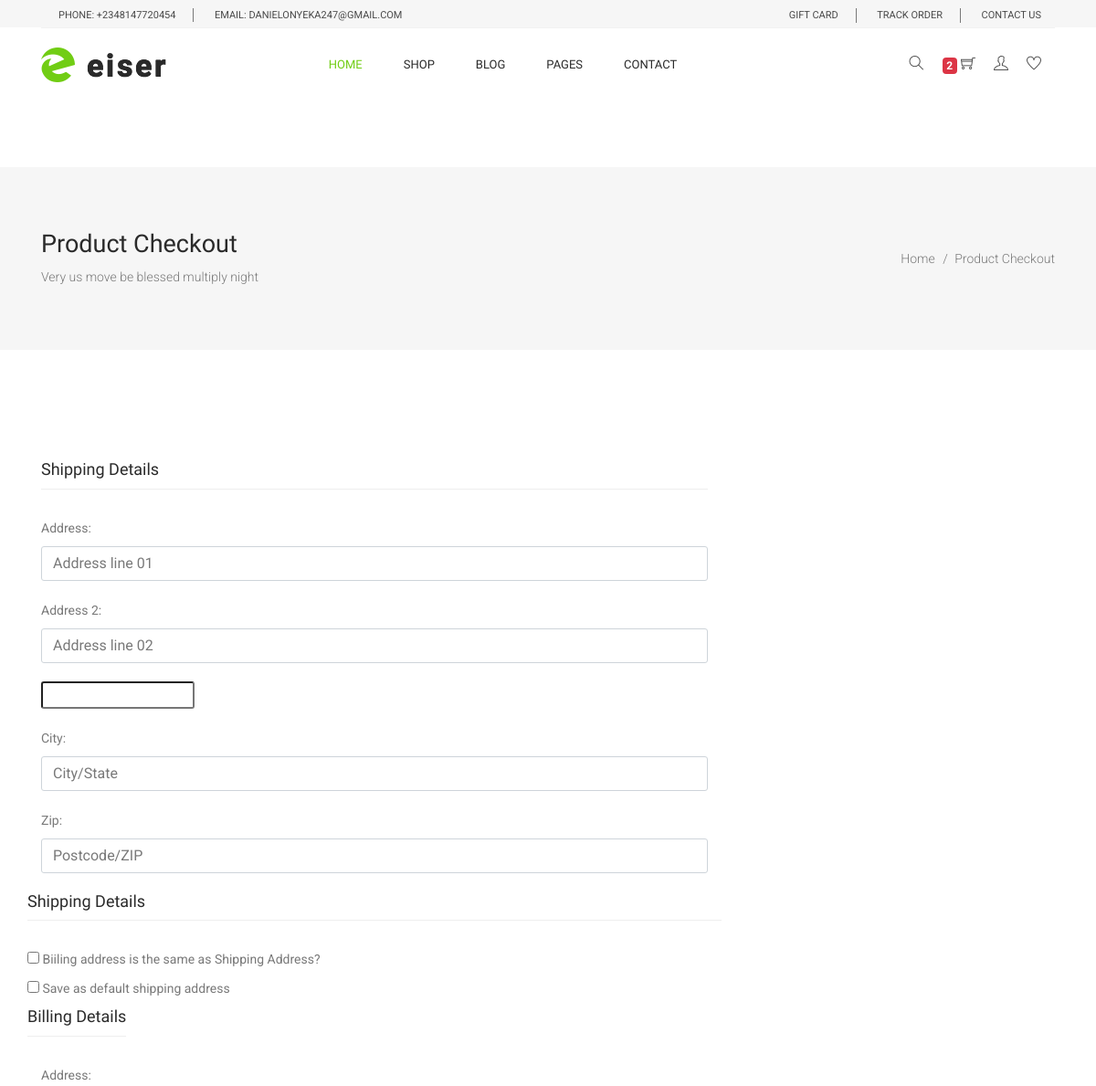
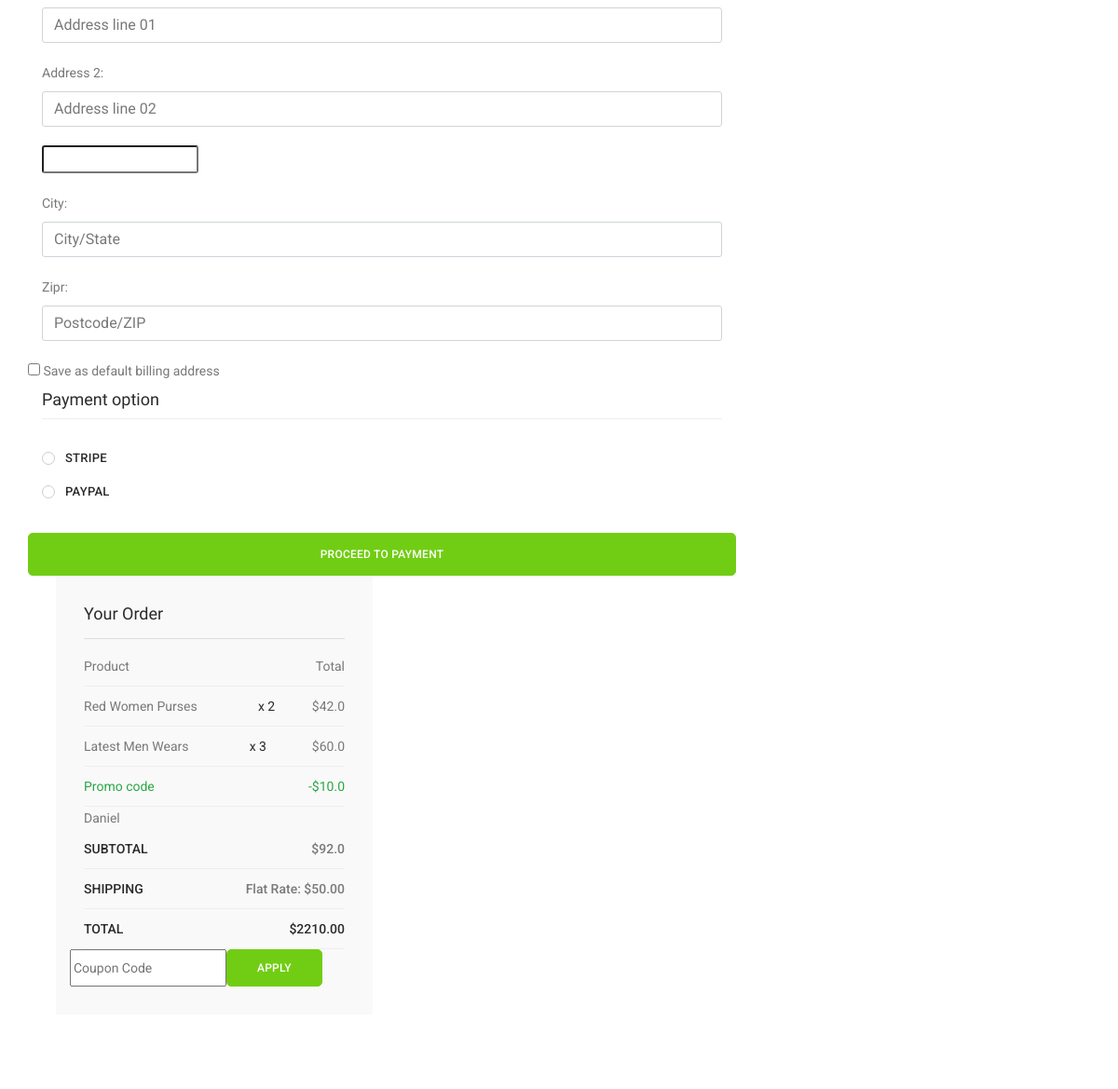
/checkout/ (signed in, upper part), run on an earlier commit of the app's database (2 pictures, top to bottom).
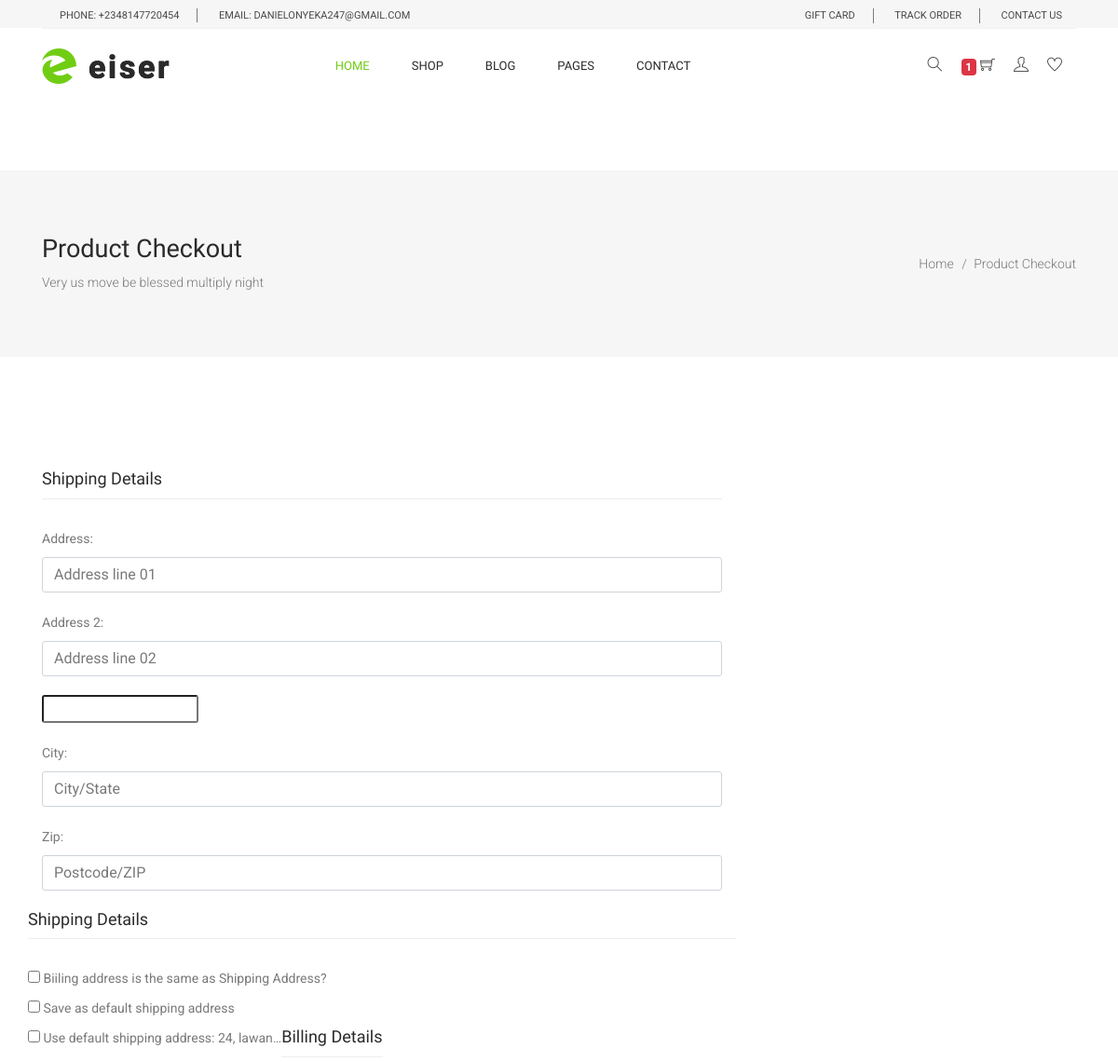
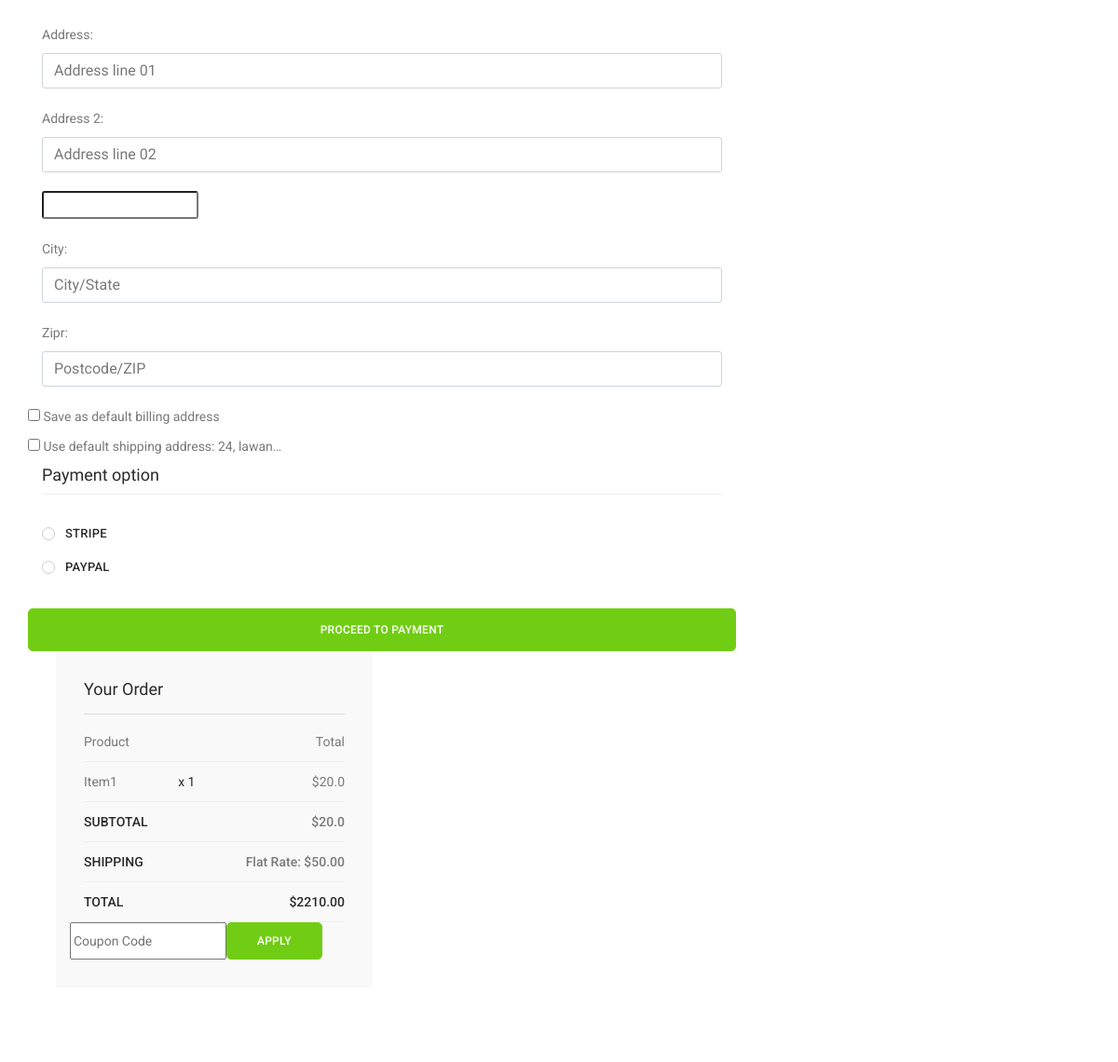
And on a later commit of the database (2 pictures, top to bottom).
### order/models.py (models this page shows, shortened)
class Order(models.Model):
    user = models.ForeignKey(settings.AUTH_USER_MODEL,
                             on_delete=models.CASCADE)
    ref_code = models.CharField(max_length=20, blank=True, null=True)
    items = models.ManyToManyField(OrderItem)
    start_date = models.DateTimeField(auto_now_add=True)
    ordered_date = models.DateTimeField()
    ordered = models.BooleanField(default=False)
    billing_address = models.ForeignKey(
        'Address', related_name='billing_address', on_delete=models.SET_NULL, blank=True, null=True
    )
    shipping_address = models.ForeignKey(
        'Address', related_name='shipping_address', on_delete=models.SET_NULL, blank=True, null=True
    )
    payment = models.ForeignKey(
        'Payment', on_delete=models.SET_NULL, blank=True, null=True
    )
    coupon = models.ForeignKey(
        'Coupon', on_delete=models.SET_NULL, blank=True, null=True
    )
    being_delivered = models.BooleanField(default=False)
    received = models.BooleanField(default=False)
    refund_requested = models.BooleanField(default=False)
    refund_granted = models.BooleanField(default=False)
    def get_total(self):
        total = 0
        for order_item in self.items.all():
            total += order_item.get_final_price()
        if self.coupon:
            total -= self.coupon.amount
        return total

class OrderItem(models.Model):
    user = models.ForeignKey(settings.AUTH_USER_MODEL,
                             on_delete=models.CASCADE)
    ordered = models.BooleanField(default=False)
    item = models.ForeignKey(Item, on_delete=models.CASCADE)
    quantity = models.IntegerField(default=1)
    def get_total_discount_item_price(self):
        return self.quantity * self.item.discount_price
    def get_final_price(self):
        if self.item.discount_price:
            return self.get_total_discount_item_price()
        return self.get_total_item_price()

class Coupon(models.Model):
    code = models.CharField(max_length=15)
    amount = models.FloatField()

class Address(models.Model):
    user = models.ForeignKey(settings.AUTH_USER_MODEL,
                             on_delete=models.CASCADE)
    street_address = models.CharField(max_length=100)
    apartment_address = models.CharField(max_length=100)
    country = CountryField(multiple=False)
    city = models.CharField(max_length=100)
    zip = models.CharField(max_length=100)
    address_type = models.CharField(max_length=1, choices=ADDERESS_CHOICES)
    default = models.BooleanField(default=False)
    class Meta:
        verbose_name_plural = 'Addresses'

### shop/models.py (models this page shows, shortened)
class Item(models.Model):
    category = models.ForeignKey(Category, related_name='products', on_delete=models.CASCADE)
    name = models.CharField(max_length=200, db_index=True)
    slug = models.SlugField(max_length=200, db_index=True)
    image = models.ImageField(upload_to='products/%Y/%m/%d', blank=True)
    feature = models.BooleanField(default=False)
    price = models.FloatField()
    discount_price = models.FloatField(blank=True, null=True)
    description = models.TextField()
    label = models.ForeignKey(Label, on_delete=models.CASCADE)
    specification = models.ForeignKey(Specification, on_delete=models.CASCADE)
    created = models.DateTimeField(auto_now_add=True)
    updated = models.DateTimeField(auto_now=True)
    available = models.CharField(choices=AVAILIBILITY, max_length=12)

### order/views.py (the view, shortened to what this page needs)
# urls.py: path('checkout/', CheckoutView.as_view(), name='checkout'),
class CheckoutView(View):
    def get(self, *args, **kwargs):
        try:
            order = Order.objects.get(user=self.request.user, ordered=False)
            form = CheckoutForm()
            context = {
                'form': form,
                'couponform': CouponForm(),
                'order': order,
            }
            shipping_address_qs = Address.objects.filter(
                user=self.request.user,
                address_type='S',
                default=True
            )
            if shipping_address_qs.exists():
                context.update(
                    {'default_shipping_address': shipping_address_qs[0]})
            billing_address_qs = Address.objects.filter(
                user=self.request.user,
                address_type='B',
                default=True
            )
            if billing_address_qs.exists():
                context.update(
                    {'default_billing_address': billing_address_qs[0]})
            return render(self.request, "orders/order/checkout.html", context)
        except ObjectDoesNotExist:
            messages.info(self.request, "You do not have an active order")
            return redirect("order:checkout")

### order/forms.py
class CouponForm(forms.Form):
    code = forms.CharField(widget=forms.TextInput(attrs={
        'class': 'contact_form',
        'placeholder': 'Coupon Code'
    }))

### shop/templatetags/cart_template_tags.py (called while the page is built)
@register.filter
def cart_item_count(user):
    if user.is_authenticated:
        qs = Order.objects.filter(user=user, ordered=False)
        if qs.exists():
            return qs[0].items.count()
    return 0

### order/templates/orders/order/checkout.html (shortened to what the changed rows need)
{% extends 'base.html' %}
{% load static %}
{% block content %}
    <section class="banner_area">
      <div class="banner_inner d-flex align-items-center">
        <div class="container">
          <div class="banner_content d-md-flex justify-content-between align-items-center">
            <div class="mb-3 mb-md-0">
              <h2>Product Checkout</h2>
            </div>
          </div>
        </div>
      </div>
    </section>
    <section class="checkout_area section_gap">
      <div class="container">
        <div class="billing_details">
          <div class="row">
            <div class="col-lg-8">
              <form class="row contact_form" method="POST">
                    {% if default_shipping_address %}
                    <div class="">
                      <input type="checkbox" id="use_default_shipping" name="use_default_shipping" />
                      <label for="use_default_shipping">Use default shipping address: {{ default_shipping_address.street_address|truncatechars:10 }}</label>
                    </div>
                    {% endif %}
                    <br>
                        {% if default_shipping_address %}
                        <div class="">
                          <input type="checkbox" id="use_default_shipping" name="use_default_shipping" />
                          <label for="use_default_shipping">Use default shipping address: {{ default_shipping_address.street_address|truncatechars:10 }}</label>
                        </div>
                        {% endif %}
                        <div class="col-md-12 form-group">
                          <div class="creat_account">
                      <div class="payment_item">
                        {% for value, name in form.fields.payment_option.choices %}
                        <div class="radion_btn">
                          <label for="{{name}}">{{name}}</label>
                          <div class="check"></div>
                        </div>
                        {% endfor %}
                      </div>
                    </div>
                  </div>
                </form>
              </div>
            </div>
              <div class="col-lg-4">
                <div class="order_box">
                  <h2>Your Order</h2>
                  <ul class="list">
                    {% for order_item in order.items.all %}
                    <li>
                      <a href="#">{{ order_item.item.name }}
                        <span class="middle">x {{ order_item.quantity }}</span>
                        <span class="last">${{order_item.get_final_price }}</span>
                      </a>
                    </li>
                    {% endfor %}
                    {% if order.coupon %}
                    <li>
                      <a class="text-success">Promo code
                        <span class="last">-${{ order.coupon.amount }}</span>
                      </a>
                      <span class="my-0">{{ order.coupon.code }}</span>
                    </li>
                    {% endif %}
                  </ul>
                  <ul class="list list_2">
                    <li>
                      <a href="#">Subtotal
                        <span>${{ order.get_total }}</span>
                      </a>
                    </li>
                  </ul>
                </div>
              </div>
            </div>
          </div>
    </section>
{% endblock content %}

### shop/templates/base.html (shortened to what the changed rows need)
{% load static %}
{% load cart_template_tags %}
<!DOCTYPE html>
<html lang="en">
<head>
  <link rel="stylesheet" href="{% static 'css/bootstrap.css' %}" />
  <link rel="stylesheet" href="{% static 'vendors/linericon/style.css' %}" />
  <link rel="stylesheet" href="{% static 'css/font-awesome.min.css' %}" />
  <link rel="stylesheet" href="{% static 'css/themify-icons.css' %}" />
  <link rel="stylesheet" href="{% static 'css/flaticon.css' %}" />
  <link rel="stylesheet" href="{% static 'vendors/owl-carousel/owl.carousel.min.css' %}" />
  <link rel="stylesheet" href="{% static 'vendors/lightbox/simpleLightbox.css' %}" />
  <link rel="stylesheet" href="{% static 'vendors/nice-select/css/nice-select.css' %}" />
  <link rel="stylesheet" href="{% static 'vendors/animate-css/animate.css' %}" />
  <link rel="stylesheet" href="{% static 'vendors/jquery-ui/jquery-ui.css' %}" />
  <link rel="stylesheet" href="{% static 'css/style.css' %}" />
  <link rel="stylesheet" href="{% static 'css/responsive.css' %}" />
</head>
<body>
  <header class="header_area">
    <div class="main_menu">
      <div class="container">
        <nav class="navbar navbar-expand-lg navbar-light w-100">
          <div class="collapse navbar-collapse offset w-100" id="navbarSupportedContent">
            <div class="row w-100 mr-0">
              <div class="col-lg-5 pr-0">
                <ul class="nav navbar-nav navbar-right right_nav pull-right">
                  <li class="nav-item">
                    <a href="{% url 'order:cart' %}" class="icons">
                      <span class="badge badge-danger pt-20">{{ request.user|cart_item_count }}</span>
                      <i class="ti-shopping-cart"></i>
                    </a>
                  </li>
                </ul>
              </div>
            </div>
          </div>
        </nav>
      </div>
    </div>
  </header>
    {% block content %}
    {% endblock content %}
  </body>
</html>

What changed in the data, as far as the page shows it:
removed OrderItem: item.name "Red Women Purses", quantity "2", get_final_price "42.0"
removed OrderItem: item.name "Latest Men Wears", quantity "3", get_final_price "60.0"
removed Order: coupon.amount "10.0", coupon.code "Daniel", get_total "92.0"
added Address: street_address "24, lawan…"
added OrderItem: item.name "Item1", quantity "1", get_final_price "20.0"
added Order: get_total "20.0"
Also different on the page:
{{ request.user|cart_item_count }}: "2" → "1"
form field use_default_shipping: (not shown) → "☐"
text no longer shown: "Promo code -$"
text now shown: "Use default shipping address: Use default shipping address:"
